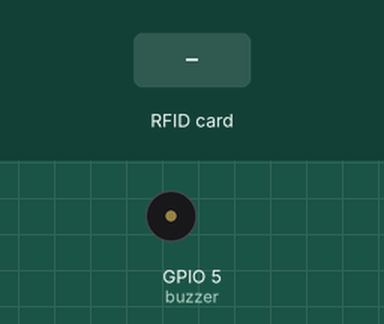
Bench run of a program on a simulated ESP32. Parts: buzzer (waves = sounding, pin HIGH). The inputs (shaded band) are chosen by the test bench. What the program prints to the serial monitor is not drawn.

Above: at 1.3 s.
1.4 s: RFID card 5E 7A 19 C4 held to the reader
At 1.55 s:
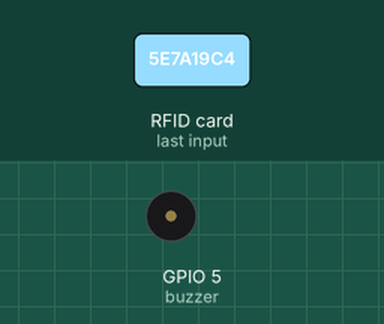
Timing chart, 0 to 4.4 s (numbered marks = the images above; inputs shaded):
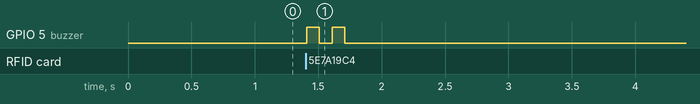

Measured:
- after the input at 1.4 s, GPIO 5 (buzzer): alternates HIGH for 0.10 s and LOW for 0.10 s, 4 changes in all, then stays LOW, starting at once

The program:

main.cpp
```cpp
#include <Arduino.h>
#include <SPI.h>
#include <MFRC522.h>

#define SCK 18
#define MOSI 23
#define MISO 19
#define SS_PIN 2
#define RST_PIN 4

MFRC522 mfrc522(SS_PIN, RST_PIN);

const int buzzer = 5;

String tagRFID = "";

void setup()
{
    Serial.begin(115200);
    pinMode(buzzer, OUTPUT);

    // RFID
    SPI.begin(); // Init SPI bus
    delay(100);
    mfrc522.PCD_Init();
}

void loop()
{
    if (mfrc522.PICC_IsNewCardPresent())
    {
        if (mfrc522.PICC_ReadCardSerial())
        {
            digitalWrite(buzzer, HIGH);
            delay(100);
            digitalWrite(buzzer, LOW);
            delay(100);
            digitalWrite(buzzer, HIGH);
            delay(100);
            digitalWrite(buzzer, LOW);

            tagRFID = "";
            for (byte i = 0; i < mfrc522.uid.size; i++)
            {
                tagRFID += (mfrc522.uid.uidByte[i] < 0x10 ? "0" : "") + String(mfrc522.uid.uidByte[i], HEX);
            }

            Serial.println("> TAG RFID: " + tagRFID);

            mfrc522.PICC_HaltA();
            mfrc522.PCD_StopCrypto1();
        }
    }
}
```
